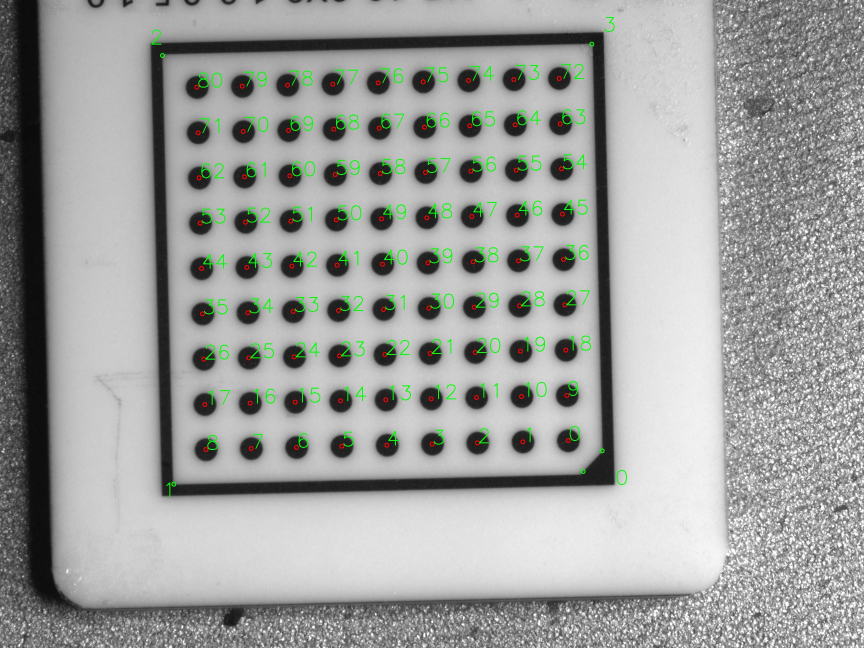
#> input picture corner_detector/halcon_circle.jpg, 2592 x 1944 px (shown at 1/3 size)
$ python -i halcon_circle_helper.py   (imports and definitions only)
#> lines starting #> are read from the running program, lines starting #| are printed output that depends on the picture; after the words box and inside, x2 and y2 are one past the last pixel; in counts of white or black regions, pixels touching at a corner belong together
import matplotlib.pyplot as plt
import cv2
from sklearn.cluster import KMeans
import numpy as np
from .Pattern_Info import PatternInfo
from .subpixel_edges import subpixel_edges

"""
检测halcon圆形标定板
"""

# 定位halcon标定板的外轮廓黑框
def get_contours(img):
    """
    定位halcon标定板的外轮廓黑框
    :param img: 灰度图像
    :return: 外框的四个点，里框的五个点，以及内部的排序好的圆轮廓
    """
    # 自适应局部二值化
    threshold = cv2.adaptiveThreshold(img, 255, cv2.ADAPTIVE_THRESH_GAUSSIAN_C,cv2.THRESH_BINARY, 125, 2)
    # 中值滤波
    median_blurred_image = cv2.medianBlur(threshold, 7)
    # 轮廓提取
    contours, hierarchy = cv2.findContours(median_blurred_image, cv2.RETR_TREE, cv2.CHAIN_APPROX_NONE)
    for i, contour in enumerate(contours):
        # 计算轮廓内区域的面积
        m = median_blurred_image.shape[0] / 5
        area = cv2.contourArea(contour)
        if area < m:
            continue
        else:
            # 近似多边形
            epsilon = 0.01 * cv2.arcLength(contour, True)
            approx = cv2.approxPolyDP(contour, epsilon, True)
            if len(approx) == 4:
                # 获取当前轮廓的子轮廓索引
                child_index = hierarchy[0][i][2]
                if child_index != -1 and hierarchy[0][child_index][0] == -1:
                    child_contour = contours[child_index]
                    epsilon = 0.003 * cv2.arcLength(child_contour, True)
                    approx1 = cv2.approxPolyDP(child_contour, epsilon, True)
                    if (len(approx1) == 5):
                        # 提取圆轮廓
                        n, circle_contours = get_all_child_contours(child_index, contours, hierarchy)
                        ret = n
                        # if ret!=w*h
                        return ret, approx.reshape(-1, 2), approx1.reshape(-1, 2), circle_contours
    print("外框定位失败")
    return
# 指定一个reference_point点，数组中的点以该点开始顺时针排序
# [157 lines left out: functions clockwise_sort, order_corners, get_all_child_contours, detect_halcon_corners, not called in this run]

>>> import cv2
>>> picture = cv2.imread('halcon_circle.jpg', cv2.IMREAD_GRAYSCALE)
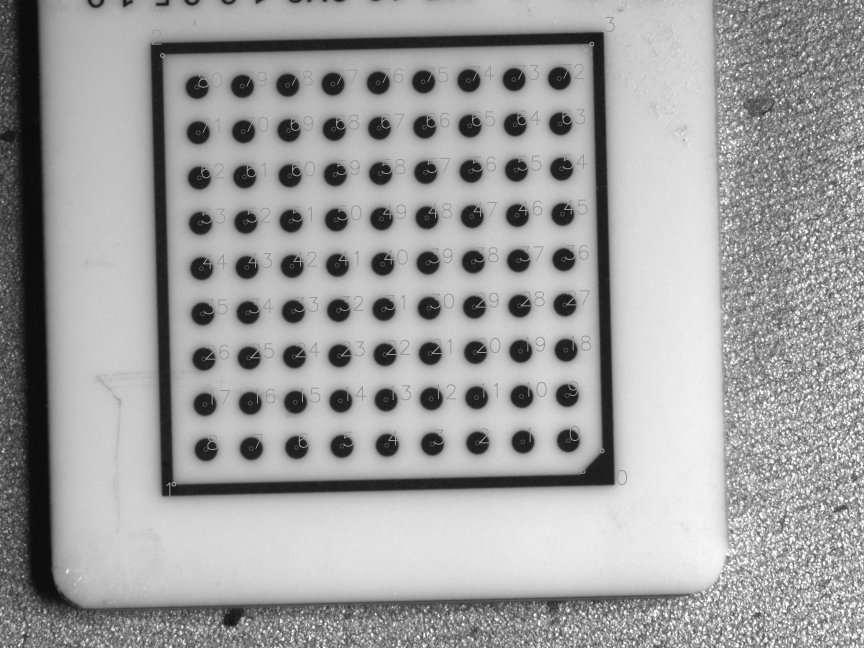
#> picture: shape (1944, 2592) (shown at 1/3 size); min 9, max 255, mean 159.2
>>> result = get_contours(picture)
#> in get_contours, `threshold = cv2.adaptiveThreshold(img, 255, cv2.ADAPTIVE_THRESH_GAUSSI..`:
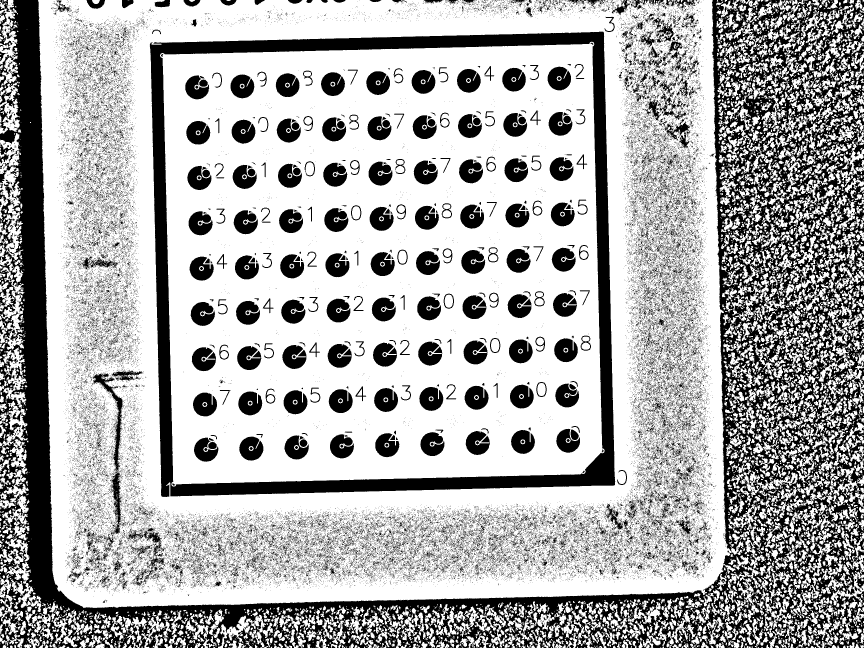
#> threshold: shape (1944, 2592) (shown at 1/3 size); 67.7% white; 56550 black regions (54220 under 20 px), largest, box (x1, y1, x2, y2) and area: (0, 0, 2592, 1944) 822746, (449, 95, 1846, 1491) 191430, (279, 1119, 374, 1604) 7600
#> in get_contours, `median_blurred_image = cv2.medianBlur(threshold, 7)`:
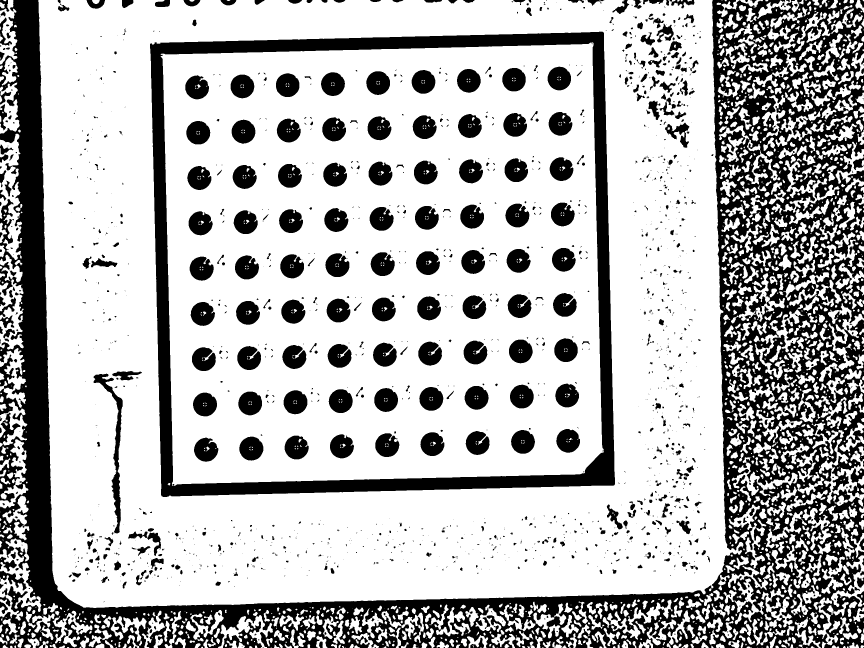
#> median_blurred_image: shape (1944, 2592) (shown at 1/3 size); 71.2% white; 2012 black regions (1277 under 20 px)
#> in get_contours, `contours, hierarchy = cv2.findContours(median_blurred_image, cv2.RETR_..`: contours = 3891 contours, 1940 with area under 20; largest, box (x1, y1, x2, y2) and area: (115, 0, 2230, 1824) 3620326, (449, 94, 1846, 1492) 1854525, (482, 127, 1812, 1458) 1657513, (0, 401, 66, 780) 12540, (0, 1615, 124, 1862) 11252
#> the loop in get_contours, `for i, contour in enumerate(contours):` made 3891 passes
#> area on passes 106, 113, 127, 133, 140, 153, 156, 157, 161, 169, 171, 175: 510.5, 456.5, 543, 549, 452, 434.5, 593.5, 415, 489.5, 1015, 407.5, 551.5
#> area on passes 20, 21, 24, 25, 26, 28: 33, 26.5, 27.5, 28.5, 24.5, 36
